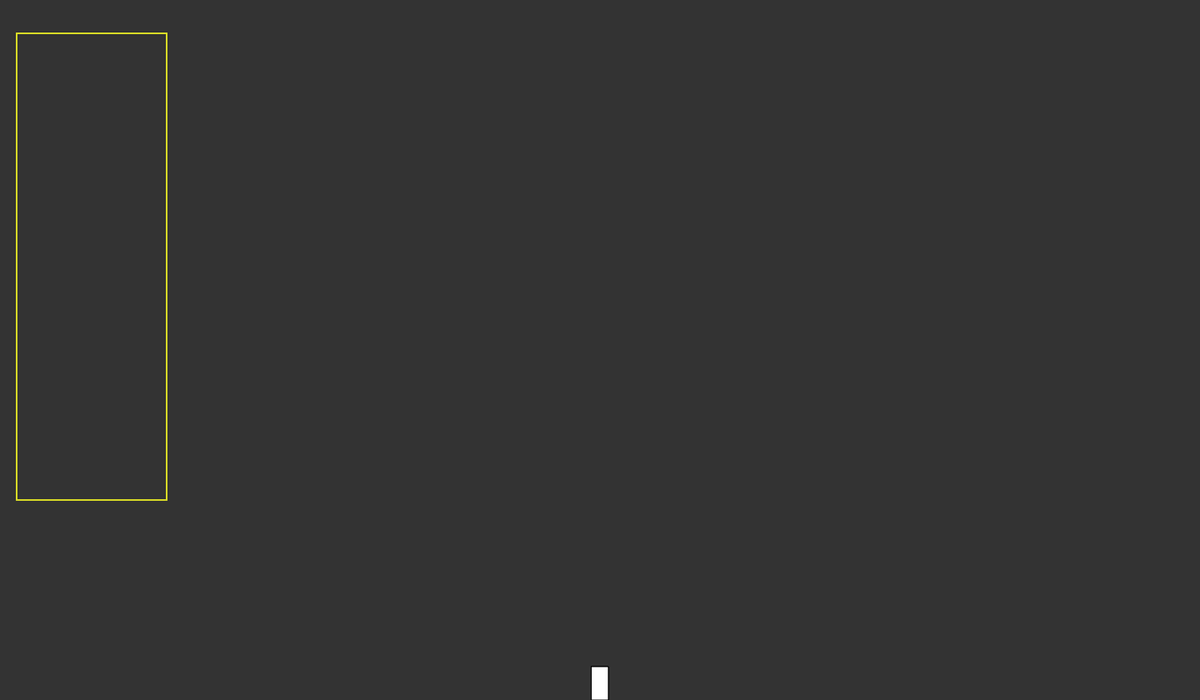
Frame 1 (no input)
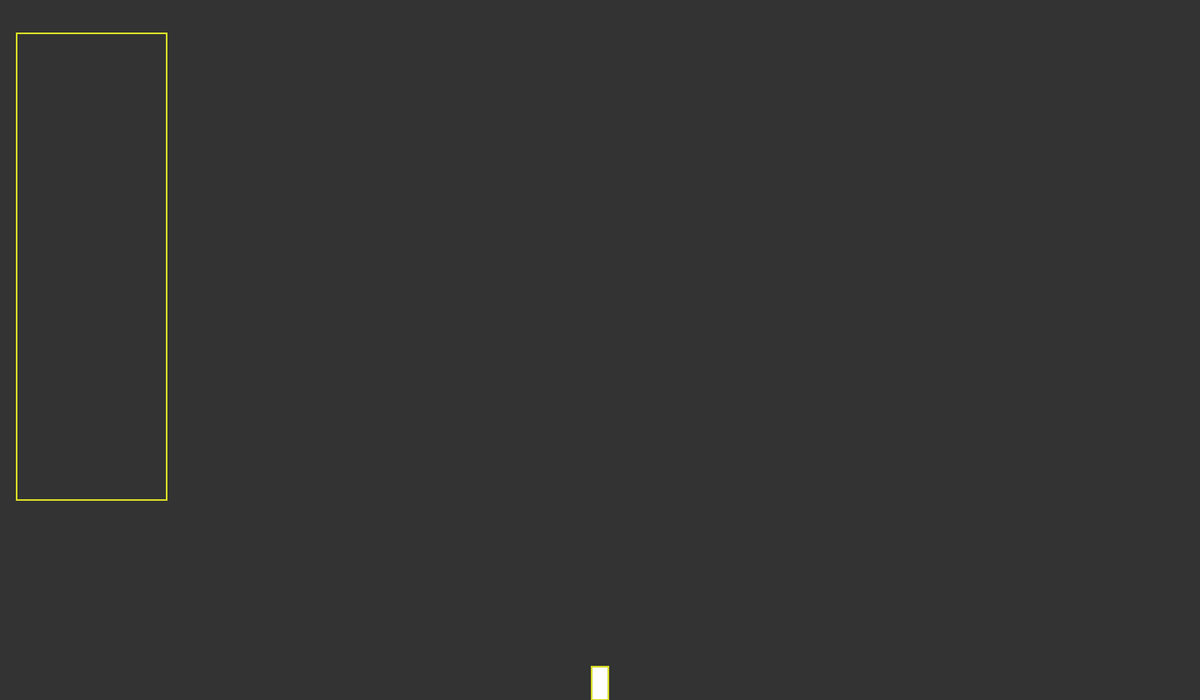
Frame 60 (no input)
Frame 120 (the mouse pressed at the canvas centre since frame 60): identical to frame 60, image omitted

The p5.js sketch that drew these frames (run headless with seeded random() and noise() and a simulated clock; from frame 60 on, the mouse is pressed at the canvas centre):

// p5.js sketch
// ── sketch.js
var datapoints = [];
var bounds = [];

var k = 1;

var x;
var y;

var DP_COUNT = 50;

function setup() {
	createCanvas(1440, 840);

	for (var i = 0; i < DP_COUNT; i++) {
		datapoints[i] = new Datapoint(
			random(width),
			random(height)
		);
	}
	for (var i = 0; i < k; i++) {
		bounds[i] = new Boundary(
			// random(width),
			// random(width),
			// random(height),
			// random(height)
			20, 200, 40, 600
		);
	}
}

function draw() {
	background(51);

	for (var i = 0; i < DP_COUNT; i++) {
		datapoints[i].show();
	}
	for (var i = 0; i < k; i++) {
		bounds[i].show();
	}
}

function keyPressed() {
	if (key === ' ') {
		// update boundaries
	}
	else if (key === 'n') {
		for (var i = 0; i < DP_COUNT; i++) {
			datapoints[i] = new Datapoint(
				random(width),
				random(height)
			);
		}
	}
}

// ── boundary.js
function Boundary(xmin, xmax, ymin, ymax) {
    this.xmin = xmin < xmax ? xmin : xmax;
    this.xmax = xmax > xmin ? xmax : xmin;
    this.ymin = ymin < ymax ? ymin : ymax;
    this.ymax = ymax > ymin ? ymax : ymin;

    this.show = function() {
        stroke(216, 219, 39);
        strokeWeight(2);
        line(this.xmin, this.ymin, this.xmax, this.ymin);
        line(xmin, ymax, xmax, ymax);
        line(xmax, ymin, xmax, ymax);
        line(xmin, ymin, xmin, ymax);
    }
}
// ── datapoint.js
function Datapoint() {
	this.x = width/2;
	this.xdir = 0;


	this.show = function() {
		fill(255);
		rectMode(CENTER);
		rect(this.x, height-20, 20, 40);
	}

	this.setDir = function(dir) {
		this.xdir = dir;
	}

	this.move = function(dir) {
		this.x += this.xdir*5;
	}

}
